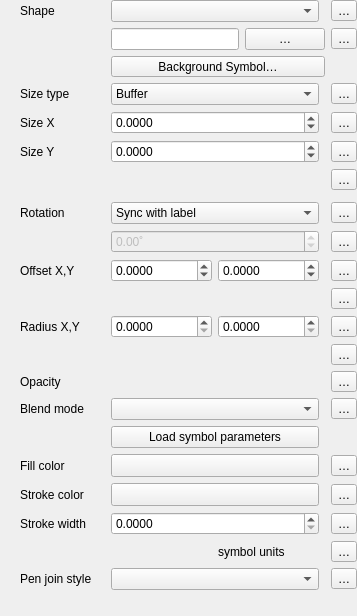
                         <widget class="QFrame" name="mShapeFrame">
                          <property name="frameShape">
                           <enum>QFrame::NoFrame</enum>
                          </property>
                          <layout class="QGridLayout" name="gridLayout_29">
                           <property name="leftMargin">
                            <number>20</number>
                           </property>
                           <property name="topMargin">
                            <number>0</number>
                           </property>
                           <property name="rightMargin">
                            <number>0</number>
                           </property>
                           <property name="bottomMargin">
                            <number>0</number>
                           </property>
                           <item row="10" column="3">
                            <widget class="QgsPropertyOverrideButton" name="mShapeOffsetDDBtn">
                             <property name="text">
                              <string>…</string>
                             </property>
                            </widget>
                           </item>
                           <item row="19" column="0">
                            <widget class="QLabel" name="mShapeStrokeWidthLabel">
                             <property name="text">
                              <string>Stroke width</string>
                             </property>
                            </widget>
                           </item>
                           <item row="12" column="0">
                            <widget class="QLabel" name="mShapeRadiusLabel">
                             <property name="text">
                              <string>Radius X,Y</string>
                             </property>
                            </widget>
                           </item>
                           <item row="16" column="1">
                            <widget class="QPushButton" name="mShapeSVGParamsBtn">
                             <property name="text">
                              <string>Load symbol parameters</string>
                             </property>
                            </widget>
                           </item>
                           <item row="0" column="1">
                            <widget class="QComboBox" name="mShapeTypeCmbBx">
                             <property name="minimumSize">
                              <size>
                               <width>200</width>
                               <height>0</height>
                              </size>
                             </property>
                            </widget>
                           </item>
                           <item row="4" column="3">
                            <widget class="QgsPropertyOverrideButton" name="mShapeSizeXDDBtn">
                             <property name="text">
                              <string>…</string>
                             </property>
                            </widget>
                           </item>
                           <item row="17" column="0">
                            <widget class="QLabel" name="mShapeFillColorLabel">
                             <property name="sizePolicy">
                              <sizepolicy hsizetype="Maximum" vsizetype="Preferred">
                               <horstretch>0</horstretch>
                               <verstretch>0</verstretch>
                              </sizepolicy>
                             </property>
                             <property name="minimumSize">
                              <size>
                               <width>85</width>
                               <height>0</height>
                              </size>
                             </property>
                             <property name="text">
                              <string>Fill color</string>
                             </property>
                            </widget>
                           </item>
                           <item row="5" column="3">
                            <widget class="QgsPropertyOverrideButton" name="mShapeSizeYDDBtn">
                             <property name="text">
                              <string>…</string>
                             </property>
                            </widget>
                           </item>
                           <item row="17" column="1">
                            <widget class="QgsColorButton" name="mShapeFillColorBtn">
                             <property name="sizePolicy">
                              <sizepolicy hsizetype="Expanding" vsizetype="Fixed">
                               <horstretch>0</horstretch>
                               <verstretch>0</verstretch>
                              </sizepolicy>
                             </property>
                            </widget>
                           </item>
                           <item row="3" column="1">
                            <widget class="QComboBox" name="mShapeSizeCmbBx">
                             <item>
                              <property name="text">
                               <string>Buffer</string>
                              </property>
                             </item>
                             <item>
                              <property name="text">
                               <string>Fixed</string>
                              </property>
                             </item>
                            </widget>
                           </item>
                           <item row="8" column="0">
                            <widget class="QLabel" name="label_23">
                             <property name="text">
                              <string>Rotation</string>
                             </property>
                            </widget>
                           </item>
                           <item row="8" column="3">
                            <widget class="QgsPropertyOverrideButton" name="mShapeRotationTypeDDBtn">
                             <property name="text">
                              <string>…</string>
                             </property>
                            </widget>
                           </item>
                           <item row="20" column="1">
                            <layout class="QHBoxLayout" name="horizontalLayout_43">
                             <item>
                              <widget class="QgsUnitSelectionWidget" name="mShapeStrokeWidthUnitWidget" native="true">
                               <property name="focusPolicy">
                                <enum>Qt::StrongFocus</enum>
                               </property>
                              </widget>
                             </item>
                             <item>
                              <widget class="QLabel" name="mShapeSVGUnitsLabel">
                               <property name="text">
                                <string>symbol units</string>
                               </property>
                              </widget>
                             </item>
                            </layout>
                           </item>
                           <item row="15" column="1">
                            <widget class="QgsBlendModeComboBox" name="mShapeBlendCmbBx">
                             <property name="minimumSize">
                              <size>
                               <width>150</width>
                               <height>0</height>
                              </size>
                             </property>
                            </widget>
                           </item>
                           <item row="9" column="1">
                            <widget class="QgsDoubleSpinBox" name="mShapeRotationDblSpnBx">
                             <property name="enabled">
                              <bool>false</bool>
                             </property>
                             <property name="wrapping">
                              <bool>true</bool>
                             </property>
                             <property name="suffix">
                              <string notr="true">˚</string>
                             </property>
                             <property name="minimum">
                              <double>-360.000000000000000</double>
                             </property>
                             <property name="maximum">
                              <double>360.000000000000000</double>
                             </property>
                            </widget>
                           </item>
                           <item row="1" column="1" colspan="3">
                            <widget class="QFrame" name="mShapeSVGPathFrame">
                             <layout class="QHBoxLayout" name="horizontalLayout_26">
                              <property name="leftMargin">
                               <number>0</number>
                              </property>
                              <property name="topMargin">
                               <number>0</number>
                              </property>
                              <property name="rightMargin">
                               <number>0</number>
                              </property>
                              <property name="bottomMargin">
                               <number>0</number>
                              </property>
                              <item>
                               <widget class="QLineEdit" name="mShapeSVGPathLineEdit"/>
                              </item>
                              <item>
                               <widget class="QPushButton" name="mShapeSVGSelectorBtn">
                                <property name="text">
                                 <string>…</string>
                                </property>
                               </widget>
                              </item>
                              <item>
                               <widget class="QgsPropertyOverrideButton" name="mShapeSVGPathDDBtn">
                                <property name="text">
                                 <string>…</string>
                                </property>
                               </widget>
                              </item>
                             </layout>
                            </widget>
                           </item>
                           <item row="17" column="3">
                            <widget class="QgsPropertyOverrideButton" name="mShapeFillColorDDBtn">
                             <property name="text">
                              <string>…</string>
                             </property>
                            </widget>
                           </item>
                           <item row="12" column="1">
                            <layout class="QHBoxLayout" name="horizontalLayout_2">
                             <item>
                              <widget class="QgsDoubleSpinBox" name="mShapeRadiusXDbSpnBx">
                               <property name="sizePolicy">
                                <sizepolicy hsizetype="Preferred" vsizetype="Fixed">
                                 <horstretch>0</horstretch>
                                 <verstretch>0</verstretch>
                                </sizepolicy>
                               </property>
                               <property name="decimals">
                                <number>4</number>
                               </property>
                               <property name="maximum">
                                <double>999999999.990000009536743</double>
                               </property>
                               <property name="singleStep">
                                <double>0.100000000000000</double>
                               </property>
                              </widget>
                             </item>
                             <item>
                              <widget class="QgsDoubleSpinBox" name="mShapeRadiusYDbSpnBx">
                               <property name="sizePolicy">
                                <sizepolicy hsizetype="Preferred" vsizetype="Fixed">
                                 <horstretch>0</horstretch>
                                 <verstretch>0</verstretch>
                                </sizepolicy>
                               </property>
                               <property name="decimals">
                                <number>4</number>
                               </property>
                               <property name="maximum">
                                <double>999999999.990000009536743</double>
                               </property>
                               <property name="singleStep">
                                <double>0.100000000000000</double>
                               </property>
                              </widget>
                             </item>
                            </layout>
                           </item>
                           <item row="21" column="0">
                            <widget class="QLabel" name="mShapePenStyleLabel">
                             <property name="sizePolicy">
                              <sizepolicy hsizetype="Maximum" vsizetype="Preferred">
                               <horstretch>0</horstretch>
                               <verstretch>0</verstretch>
                              </sizepolicy>
                             </property>
                             <property name="text">
                              <string>Pen join style</string>
                             </property>
                            </widget>
                           </item>
                           <item row="20" column="3">
                            <widget class="QgsPropertyOverrideButton" name="mShapeStrokeUnitsDDBtn">
                             <property name="text">
                              <string>…</string>
                             </property>
                            </widget>
                           </item>
                           <item row="13" column="1">
                            <widget class="QgsUnitSelectionWidget" name="mShapeRadiusUnitWidget" native="true">
                             <property name="focusPolicy">
                              <enum>Qt::StrongFocus</enum>
                             </property>
                            </widget>
                           </item>
                           <item row="3" column="0">
                            <widget class="QLabel" name="label_8">
                             <property name="text">
                              <string>Size type</string>
                             </property>
                            </widget>
                           </item>
                           <item row="21" column="1">
                            <widget class="QgsPenJoinStyleComboBox" name="mShapePenStyleCmbBx"/>
                           </item>
                           <item row="19" column="3">
                            <widget class="QgsPropertyOverrideButton" name="mShapeStrokeWidthDDBtn">
                             <property name="text">
                              <string>…</string>
                             </property>
                            </widget>
                           </item>
                           <item row="3" column="3">
                            <widget class="QgsPropertyOverrideButton" name="mShapeSizeTypeDDBtn">
                             <property name="text">
                              <string>…</string>
                             </property>
                            </widget>
                           </item>
                           <item row="0" column="0">
                            <widget class="QLabel" name="label_22">
                             <property name="text">
                              <string>Shape</string>
                             </property>
                            </widget>
                           </item>
                           <item row="13" column="3">
                            <widget class="QgsPropertyOverrideButton" name="mShapeRadiusUnitsDDBtn">
                             <property name="text">
                              <string>…</string>
                             </property>
                            </widget>
                           </item>
                           <item row="7" column="1" colspan="3">
                            <widget class="QFrame" name="mShapeRotationFrame">
                             <layout class="QHBoxLayout" name="horizontalLayout_36">
                              <property name="leftMargin">
                               <number>0</number>
                              </property>
                              <property name="topMargin">
                               <number>0</number>
                              </property>
                              <property name="rightMargin">
                               <number>0</number>
                              </property>
                              <property name="bottomMargin">
                               <number>0</number>
                              </property>
                             </layout>
                            </widget>
                           </item>
                           <item row="9" column="3">
                            <widget class="QgsPropertyOverrideButton" name="mShapeRotationDDBtn">
                             <property name="text">
                              <string>…</string>
                             </property>
                            </widget>
                           </item>
                           <item row="10" column="1">
                            <layout class="QHBoxLayout" name="horizontalLayout_7">
                             <item>
                              <widget class="QgsDoubleSpinBox" name="mShapeOffsetXSpnBx">
                               <property name="sizePolicy">
                                <sizepolicy hsizetype="Preferred" vsizetype="Fixed">
                                 <horstretch>0</horstretch>
                                 <verstretch>0</verstretch>
                                </sizepolicy>
                               </property>
                               <property name="suffix">
                                <string/>
                               </property>
                               <property name="decimals">
                                <number>4</number>
                               </property>
                               <property name="minimum">
                                <double>-9999999.000000000000000</double>
                               </property>
                               <property name="maximum">
                                <double>9999999.000000000000000</double>
                               </property>
                               <property name="singleStep">
                                <double>0.100000000000000</double>
                               </property>
                              </widget>
                             </item>
                             <item>
                              <widget class="QgsDoubleSpinBox" name="mShapeOffsetYSpnBx">
                               <property name="sizePolicy">
                                <sizepolicy hsizetype="Preferred" vsizetype="Fixed">
                                 <horstretch>0</horstretch>
                                 <verstretch>0</verstretch>
                                </sizepolicy>
                               </property>
                               <property name="suffix">
                                <string/>
                               </property>
                               <property name="decimals">
                                <number>4</number>
                               </property>
                               <property name="minimum">
                                <double>-9999999.000000000000000</double>
                               </property>
                               <property name="maximum">
                                <double>9999999.000000000000000</double>
                               </property>
                               <property name="singleStep">
                                <double>0.100000000000000</double>
                               </property>
                              </widget>
                             </item>
                            </layout>
                           </item>
                           <item row="10" column="0">
                            <widget class="QLabel" name="label_21">
                             <property name="text">
                              <string>Offset X,Y</string>
                             </property>
                            </widget>
                           </item>
                           <item row="4" column="0">
                            <widget class="QLabel" name="mShapeSizeXLabel">
                             <property name="text">
                              <string>Size X</string>
                             </property>
                            </widget>
                           </item>
                           <item row="4" column="1">
                            <widget class="QgsDoubleSpinBox" name="mShapeSizeXSpnBx">
                             <property name="suffix">
                              <string/>
                             </property>
                             <property name="decimals">
                              <number>4</number>
                             </property>
                             <property name="minimum">
                              <double>-9999999.000000000000000</double>
                             </property>
                             <property name="maximum">
                              <double>9999999.000000000000000</double>
                             </property>
                             <property name="singleStep">
                              <double>0.100000000000000</double>
                             </property>
                             <property name="showClearButton" stdset="0">
                              <bool>false</bool>
                             </property>
                            </widget>
                           </item>
                           <item row="18" column="1">
                            <widget class="QgsColorButton" name="mShapeStrokeColorBtn">
                             <property name="sizePolicy">
                              <sizepolicy hsizetype="Expanding" vsizetype="Fixed">
                               <horstretch>0</horstretch>
                               <verstretch>0</verstretch>
                              </sizepolicy>
                             </property>
                            </widget>
                           </item>
                           <item row="11" column="3">
                            <widget class="QgsPropertyOverrideButton" name="mShapeOffsetUnitsDDBtn">
                             <property name="text">
                              <string>…</string>
                             </property>
                            </widget>
                           </item>
                           <item row="8" column="1">
                            <widget class="QComboBox" name="mShapeRotationCmbBx">
                             <item>
                              <property name="text">
                               <string>Sync with label</string>
                              </property>
                             </item>
                             <item>
                              <property name="text">
                               <string>Offset of label</string>
                              </property>
                             </item>
                             <item>
                              <property name="text">
                               <string>Fixed</string>
                              </property>
                             </item>
                            </widget>
                           </item>
                           <item row="18" column="0">
                            <widget class="QLabel" name="mShapeStrokeColorLabel">
                             <property name="sizePolicy">
                              <sizepolicy hsizetype="Maximum" vsizetype="Preferred">
                               <horstretch>0</horstretch>
                               <verstretch>0</verstretch>
                              </sizepolicy>
                             </property>
                             <property name="text">
                              <string>Stroke color</string>
                             </property>
                            </widget>
                           </item>
                           <item row="6" column="3">
                            <widget class="QgsPropertyOverrideButton" name="mShapeSizeUnitsDDBtn">
                             <property name="text">
                              <string>…</string>
                             </property>
                            </widget>
                           </item>
                           <item row="15" column="3">
                            <widget class="QgsPropertyOverrideButton" name="mShapeBlendModeDDBtn">
                             <property name="text">
                              <string>…</string>
                             </property>
                            </widget>
                           </item>
                           <item row="15" column="0">
                            <widget class="QLabel" name="label_18">
                             <property name="sizePolicy">
                              <sizepolicy hsizetype="Maximum" vsizetype="Preferred">
                               <horstretch>0</horstretch>
                               <verstretch>0</verstretch>
                              </sizepolicy>
                             </property>
                             <property name="text">
                              <string>Blend mode</string>
                             </property>
                            </widget>
                           </item>
                           <item row="14" column="3">
                            <widget class="QgsPropertyOverrideButton" name="mShapeOpacityDDBtn">
                             <property name="text">
                              <string>…</string>
                             </property>
                            </widget>
                           </item>
                           <item row="18" column="3">
                            <widget class="QgsPropertyOverrideButton" name="mShapeStrokeColorDDBtn">
                             <property name="text">
                              <string>…</string>
                             </property>
                            </widget>
                           </item>
                           <item row="6" column="1">
                            <widget class="QgsUnitSelectionWidget" name="mShapeSizeUnitWidget" native="true">
                             <property name="focusPolicy">
                              <enum>Qt::StrongFocus</enum>
                             </property>
                            </widget>
                           </item>
                           <item row="14" column="0">
                            <widget class="QLabel" name="mShapeTranspLabel">
                             <property name="enabled">
                              <bool>true</bool>
                             </property>
                             <property name="text">
                              <string>Opacity</string>
                             </property>
                            </widget>
                           </item>
                           <item row="22" column="0" colspan="4">
                            <widget class="QgsEffectStackCompactWidget" name="mBackgroundEffectWidget" native="true">
                             <property name="minimumSize">
                              <size>
                               <width>20</width>
                               <height>20</height>
                              </size>
                             </property>
                            </widget>
                           </item>
                           <item row="5" column="0">
                            <widget class="QLabel" name="mShapeSizeYLabel">
                             <property name="text">
                              <string>Size Y</string>
                             </property>
                            </widget>
                           </item>
                           <item row="14" column="1">
                            <widget class="QgsOpacityWidget" name="mBackgroundOpacityWidget" native="true">
                             <property name="focusPolicy">
                              <enum>Qt::StrongFocus</enum>
                             </property>
                            </widget>
                           </item>
                           <item row="19" column="1">
                            <widget class="QgsDoubleSpinBox" name="mShapeStrokeWidthSpnBx">
                             <property name="decimals">
                              <number>4</number>
                             </property>
                             <property name="minimum">
                              <double>0.000000000000000</double>
                             </property>
                             <property name="maximum">
                              <double>9999999.000000000000000</double>
                             </property>
                             <property name="singleStep">
                              <double>0.100000000000000</double>
                             </property>
                             <property name="showClearButton" stdset="0">
                              <bool>false</bool>
                             </property>
                            </widget>
                           </item>
                           <item row="0" column="3">
                            <widget class="QgsPropertyOverrideButton" name="mShapeTypeDDBtn">
                             <property name="text">
                              <string>…</string>
                             </property>
                            </widget>
                           </item>
                           <item row="5" column="1">
                            <widget class="QgsDoubleSpinBox" name="mShapeSizeYSpnBx">
                             <property name="suffix">
                              <string/>
                             </property>
                             <property name="decimals">
                              <number>4</number>
                             </property>
                             <property name="minimum">
                              <double>-9999999.000000000000000</double>
                             </property>
                             <property name="maximum">
                              <double>9999999.000000000000000</double>
                             </property>
                             <property name="singleStep">
                              <double>0.100000000000000</double>
                             </property>
                             <property name="showClearButton" stdset="0">
                              <bool>false</bool>
                             </property>
                            </widget>
                           </item>
                           <item row="12" column="3">
                            <widget class="QgsPropertyOverrideButton" name="mShapeRadiusDDBtn">
                             <property name="text">
                              <string>…</string>
                             </property>
                            </widget>
                           </item>
                           <item row="11" column="1">
                            <widget class="QgsUnitSelectionWidget" name="mShapeOffsetUnitWidget" native="true">
                             <property name="focusPolicy">
                              <enum>Qt::StrongFocus</enum>
                             </property>
                            </widget>
                           </item>
                           <item row="21" column="3">
                            <widget class="QgsPropertyOverrideButton" name="mShapePenStyleDDBtn">
                             <property name="text">
                              <string>…</string>
                             </property>
                            </widget>
                           </item>
                           <item row="2" column="1" colspan="2">
                            <widget class="QgsSymbolButton" name="mBackgroundSymbolButton">
                             <property name="sizePolicy">
                              <sizepolicy hsizetype="Expanding" vsizetype="Fixed">
                               <horstretch>0</horstretch>
                               <verstretch>0</verstretch>
                              </sizepolicy>
                             </property>
                             <property name="text">
                              <string>Background Symbol…</string>
                             </property>
                            </widget>
                           </item>
                          </layout>
                         </widget>
